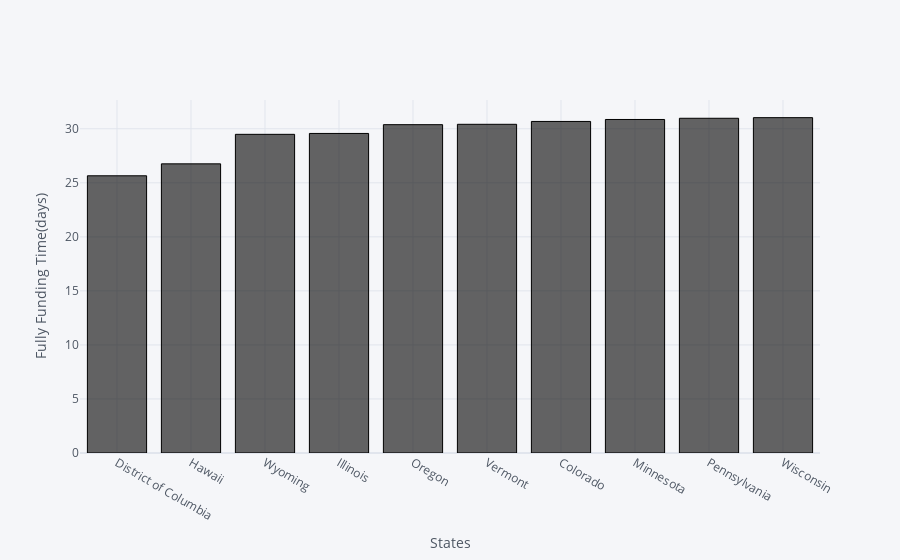

Source (notebook cell):
### Markdown cell above
Which States are the best and which are the worst performing (as of mean project fully funded time = 32) ?

### Code cell
worst = state_avg_time[state_avg_time<overall_mean_time.mean()].sort_values().head(10)
print('Worst Performing States:\n\n ',worst)
worst.iplot(kind='bar',xTitle='States',yTitle='Fully Funding Time(days)',color='black')

### Figure 1 — Plotly figure (JSON) as saved in the notebook; plotly's stock layout.template omitted (floating-point values rounded to 4 significant figures)
{"data": [{"marker": {"color": "rgba(0, 0, 0, 0.6)", "line": {"color": "rgba(0, 0, 0, 1.0)", "width": 1}}, "name": "Funding Time", "orientation": "v", "text": "", "type": "bar", "x": ["District of Columbia", "Hawaii", "Wyoming", "Illinois", "Oregon", "Vermont", "Colorado", "Minnesota", "Pennsylvania", "Wisconsin"], "y": [25.65, 26.76, 29.49, 29.57, 30.38, 30.41, 30.68, 30.86, 30.97, 31.03]}], "layout": {"legend": {"bgcolor": "#F5F6F9", "font": {"color": "#4D5663"}}, "paper_bgcolor": "#F5F6F9", "plot_bgcolor": "#F5F6F9", "title": {"font": {"color": "#4D5663"}}, "xaxis": {"gridcolor": "#E1E5ED", "showgrid": true, "tickfont": {"color": "#4D5663"}, "title": {"font": {"color": "#4D5663"}, "text": "States"}, "zerolinecolor": "#E1E5ED"}, "yaxis": {"gridcolor": "#E1E5ED", "showgrid": true, "tickfont": {"color": "#4D5663"}, "title": {"font": {"color": "#4D5663"}, "text": "Fully Funding Time(days)"}, "zerolinecolor": "#E1E5ED"}}}
